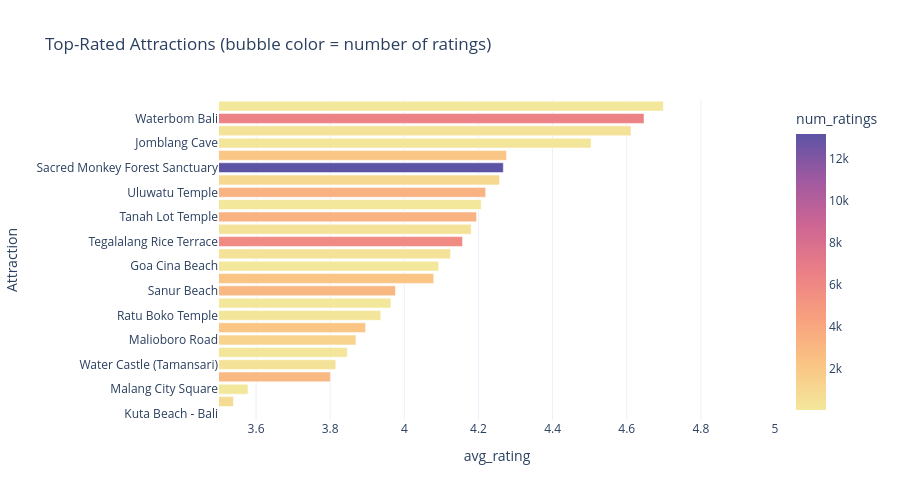

Here is the notebook cell this chart was saved with:
### Markdown cell above
### 🏆 6.5 Top individual attractions by average rating (min. 50 ratings)

### Code cell
attraction_stats = (
    master.groupby("Attraction")
    .agg(avg_rating=("Rating", "mean"), num_ratings=("Rating", "count"))
    .query("num_ratings >= 50")
    .sort_values("avg_rating", ascending=False)
    .reset_index()
)

fig = px.bar(
    attraction_stats, x="avg_rating", y="Attraction", orientation="h",
    color="num_ratings", color_continuous_scale="Sunset",
    title="Top-Rated Attractions (bubble color = number of ratings)",
    hover_data=["num_ratings"]
)
fig.update_layout(height=500, yaxis=dict(categoryorder="total ascending"), xaxis_range=[3.5, 5])
fig.show()

### Figure 1 — Plotly figure (JSON) as saved in the notebook; plotly's stock layout.template omitted (floating-point values rounded to 4 significant figures)
{"data": [{"customdata": [[83], [6429], [381], [135], [2104], [13197], [978], [3359], [53], [3352], [377], [5811], [377], [54], [2235], [3043], [55], [204], [2190], [1324], [130], [373], [2912], [64], [798], [2765]], "hovertemplate": "avg_rating=%{x}<br>Attraction=%{y}<br>num_ratings=%{marker.color}<extra></extra>", "legendgroup": "", "marker": {"color": [83, 6429, 381, 135, 2104, 13197, 978, 3359, 53, 3352, 377, 5811, 377, 54, 2235, 3043, 55, 204, 2190, 1324, 130, 373, 2912, 64, 798, 2765], "coloraxis": "coloraxis", "pattern": {"shape": ""}}, "name": "", "orientation": "h", "showlegend": false, "textposition": "auto", "type": "bar", "x": [4.699, 4.647, 4.612, 4.504, 4.276, 4.267, 4.257, 4.219, 4.208, 4.195, 4.18, 4.157, 4.125, 4.093, 4.079, 3.976, 3.964, 3.936, 3.895, 3.869, 3.846, 3.815, 3.8, 3.578, 3.539, 3.415], "xaxis": "x", "y": ["Mount Semeru Volcano", "Waterbom Bali", "Bromo Tengger Semeru National Park", "Jomblang Cave", "Nusa Dua Beach", "Sacred Monkey Forest Sanctuary", "Ullen Sentalu Museum", "Uluwatu Temple", "Sempu Island", "Tanah Lot Temple", "Ramayana Ballet at Prambanan", "Tegalalang Rice Terrace", "Sewu Temple", "Goa Cina Beach", "Merapi Volcano", "Sanur Beach", "Coban Rondo Waterfall", "Ratu Boko Temple", "Tegenungan Waterfall", "Malioboro Road", "Kalibiru National Park", "Water Castle (Tamansari)", "Seminyak Beach", "Malang City Square", "Yogyakarta Palace", "Kuta Beach - Bali"], "yaxis": "y"}], "layout": {"barmode": "relative", "coloraxis": {"colorbar": {"title": {"text": "num_ratings"}}, "colorscale": [[0, "rgb(243, 231, 155)"], [0.1667, "rgb(250, 196, 132)"], [0.3333, "rgb(248, 160, 126)"], [0.5, "rgb(235, 127, 134)"], [0.6667, "rgb(206, 102, 147)"], [0.8333, "rgb(160, 89, 160)"], [1, "rgb(92, 83, 165)"]]}, "height": 500, "legend": {"tracegroupgap": 0}, "title": {"text": "Top-Rated Attractions (bubble color = number of ratings)"}, "xaxis": {"anchor": "y", "domain": [0, 1], "range": [3.5, 5], "title": {"text": "avg_rating"}}, "yaxis": {"anchor": "x", "categoryorder": "total ascending", "domain": [0, 1], "title": {"text": "Attraction"}}}}
